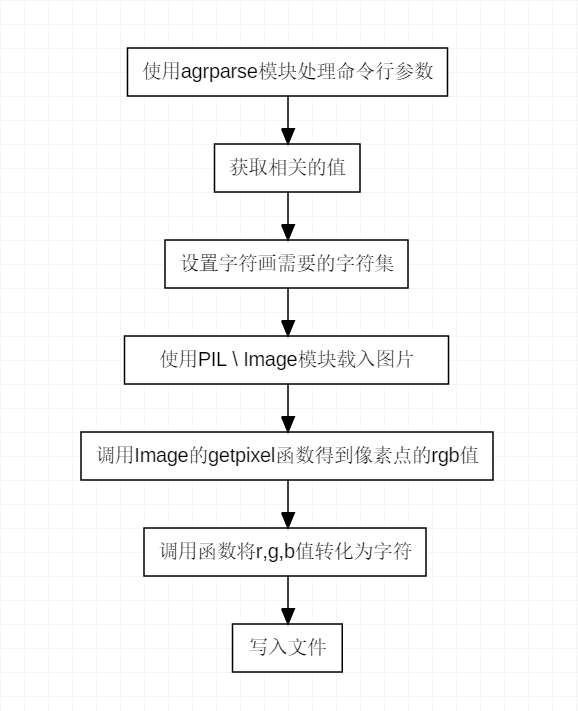
#> input picture img/cc.png, 578 x 711 px
$ python chars.py img/cc.png
#> lines starting #> are read from the running program, lines starting #| are printed output that depends on the picture
#coding=utf-8

from PIL import Image
import argparse

# 命令行输入参数的处理
parse = argparse.ArgumentParser()
parse.add_argument('file')
parse.add_argument('-o','--output')
parse.add_argument('--width',type = int,default = 80)
parse.add_argument('--height',type = int,default = 80)

# 获取参数
args = parse.parse_args()
IMG = args.file
WIDTH = args.width
HEIGHT = args.height
OUTPUT = args.output

# 设置字符集
ascii_char = list("$@B%8&WM#*oahkbdpqwmZO0QLCJUYXzcvunxrjft/\|()1{}[]?-_+~<>i!lI;:,\"^`'. ")

def get_char(r,g,b,alpha = 256):
    if alpha == 0:
        return ' '
    length = len(ascii_char)
    #  RGB--灰度值转换公式
    gray = int(0.2126 * r + 0.7152 * g + 0.0722 * b)
    unit = 256.0 / length
    return ascii_char[int(gray/unit)]

def handle_image():

    im = Image.open(IMG)
#> im is the input picture: PIL image 578x711 RGB; min 0, max 255, mean 246.9
    im = im.resize((WIDTH,HEIGHT),Image.NEAREST)
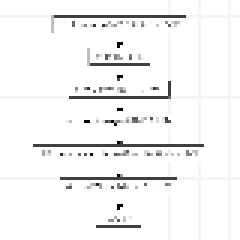
#> im: PIL image 80x80 RGB (shown 3 times larger); min 0, max 255, mean 244.7
    txt = ""

    for i in range(HEIGHT):
        for j in range(WIDTH):
            txt += get_char(*im.getpixel((j,i)))
        txt += '\n'

    # 字符画输出到文件
    if OUTPUT:
        with open(OUTPUT,'w') as f:
            f.write(txt)
    else:
        with open('out.txt','w') as f:
            f.write(txt)


if __name__ == '__main__':
    handle_image()
